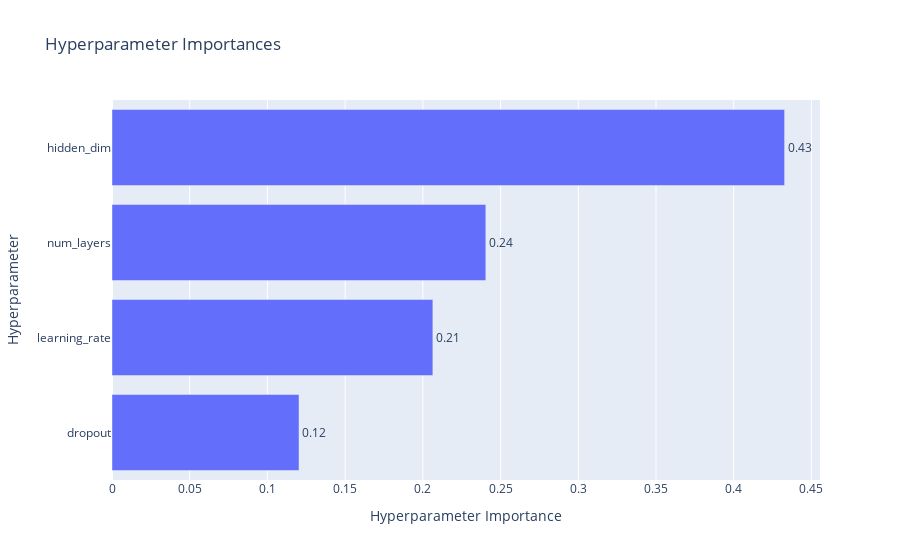

The code cell stored with this chart in its notebook:
### Code cell
plot_param_importances(study)

### Figure 1 — Plotly figure (JSON) as saved in the notebook; plotly's stock layout.template omitted (floating-point values rounded to 4 significant figures)
{"data": [{"cliponaxis": false, "hovertemplate": ["dropout (FloatDistribution): 0.12031800101059058<extra></extra>", "learning_rate (FloatDistribution): 0.2064314236134834<extra></extra>", "num_layers (IntDistribution): 0.24051444891821966<extra></extra>", "hidden_dim (IntDistribution): 0.4327361264577064<extra></extra>"], "name": "Objective Value", "orientation": "h", "text": ["0.12", "0.21", "0.24", "0.43"], "textposition": "outside", "type": "bar", "x": [0.1203, 0.2064, 0.2405, 0.4327], "y": ["dropout", "learning_rate", "num_layers", "hidden_dim"]}], "layout": {"title": {"text": "Hyperparameter Importances"}, "xaxis": {"title": {"text": "Hyperparameter Importance"}}, "yaxis": {"title": {"text": "Hyperparameter"}}}}
